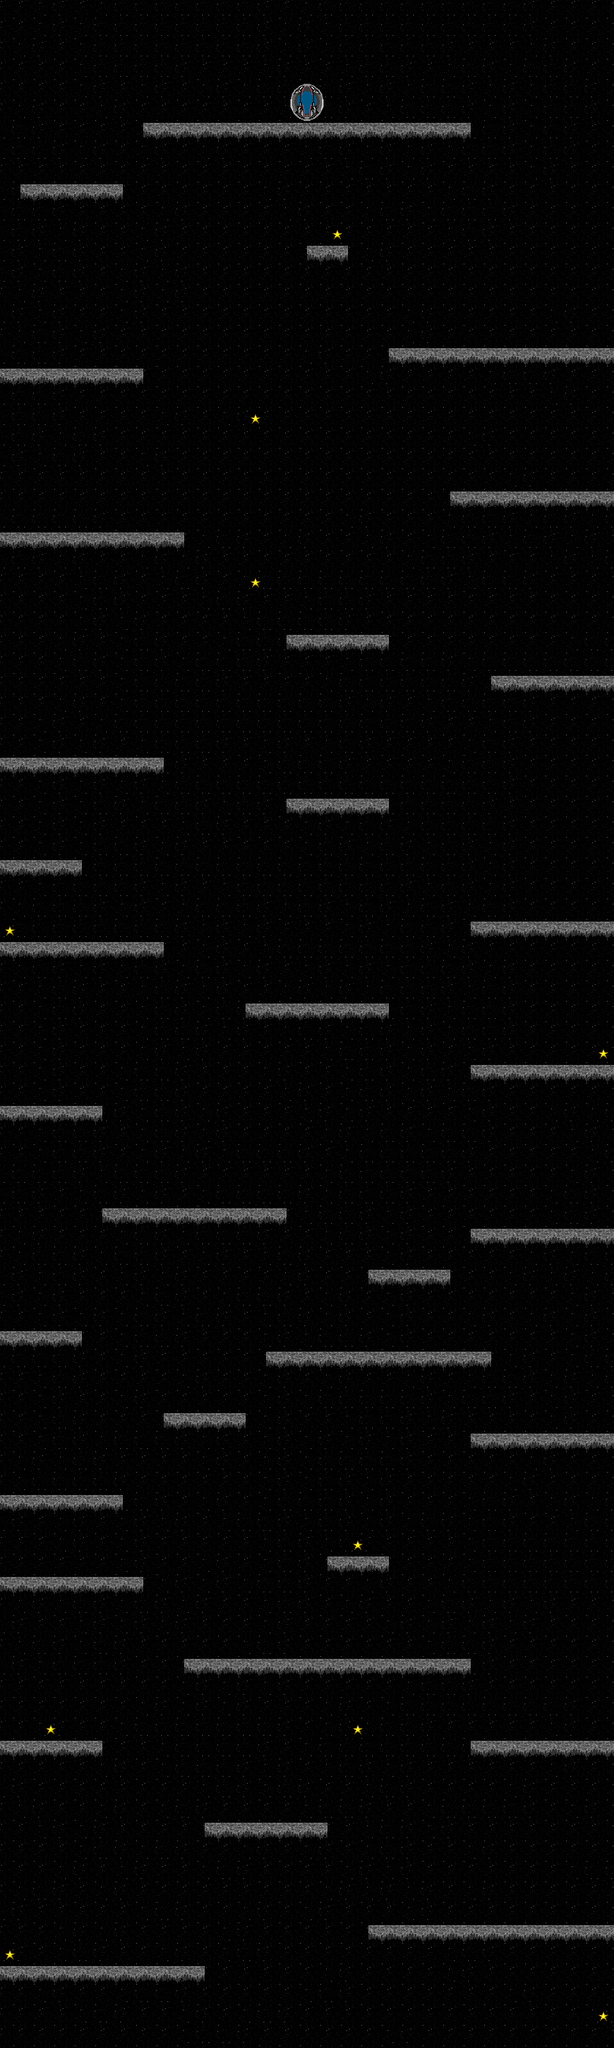

Rendered tile map (Tiled .tmx) drawn with the repository's tilesets; below, a short description and the map source with its tile grids summarised:
An orthogonal 30x100 tile map with 32x32 px tiles, 2 tile layers (background, graphics) and 70 objects.

<map version="1.2" tiledversion="1.3.1" orientation="orthogonal" renderorder="right-down" compressionlevel="0" width="30" height="100" tilewidth="32" tileheight="32" infinite="0" nextlayerid="8" nextobjectid="115">
 <tileset firstgid="1" source="space tileset.tsx" />
 <layer id="1" name="background" width="30" height="100">
  <data>[3000 cells, 3000 non-empty, 2 distinct tile ids]</data>
 </layer>
 <objectgroup id="3" name="floor">
  <object id="1" x="0" y="3168" width="960" height="32" />
  <object id="2" x="0" y="3072" width="352" height="32" />
  <object id="3" x="544" y="3008" width="416" height="32" />
  <object id="4" x="288" y="2848" width="256" height="32" />
  <object id="5" x="0" y="2720" width="192" height="32" />
  <object id="6" x="704" y="2720" width="256" height="32" />
  <object id="7" x="256" y="2592" width="512" height="32" />
  <object id="8" x="0" y="2464" width="256" height="32" />
  <object id="9" x="480" y="2432" width="160" height="32" />
  <object id="10" x="0" y="2336" width="224" height="32" />
  <object id="11" x="224" y="2208" width="192" height="32" />
  <object id="12" x="704" y="2240" width="256" height="32" />
  <object id="13" x="384" y="2112" width="416" height="32" />
  <object id="14" x="544" y="1984" width="192" height="32" />
  <object id="15" x="0" y="2080" width="160" height="32" />
  <object id="16" x="704" y="1920" width="256" height="32" />
  <object id="17" x="128" y="1888" width="352" height="32" />
  <object id="18" x="704" y="1664" width="256" height="32" />
  <object id="19" x="352" y="1568" width="288" height="32" />
  <object id="20" x="0" y="1728" width="192" height="32" />
  <object id="21" x="0" y="1472" width="288" height="32" />
  <object id="22" x="0" y="1344" width="160" height="32" />
  <object id="23" x="416" y="1248" width="224" height="32" />
  <object id="24" x="704" y="1440" width="256" height="32" />
  <object id="25" x="0" y="1184" width="288" height="32" />
  <object id="26" x="416" y="992" width="224" height="32" />
  <object id="27" x="736" y="1056" width="224" height="32" />
  <object id="28" x="672" y="768" width="288" height="32" />
  <object id="29" x="576" y="544" width="384" height="32" />
  <object id="30" x="0" y="832" width="320" height="32" />
  <object id="31" x="0" y="576" width="256" height="32" />
  <object id="32" x="384" y="672" width="64" height="32" />
  <object id="33" x="448" y="384" width="128" height="32" />
  <object id="34" x="0" y="288" width="224" height="32" />
  <object id="35" x="192" y="192" width="576" height="32" />
  <object id="49" x="-5" y="-8" width="5" height="3178.25" />
  <object id="50" x="960" y="-2" width="5.33333" height="3173.45" />
  <object id="51" x="4" y="-12" width="960" height="10" />
 </objectgroup>
 <objectgroup id="5" name="star">
  <object id="74" x="943.333" y="3150">
   <point />
  </object>
  <object id="75" x="526.667" y="367.333">
   <point />
  </object>
  <object id="76" x="398.667" y="655.333">
   <point />
  </object>
  <object id="77" x="399.455" y="910.182">
   <point />
  </object>
  <object id="78" x="15" y="1455.5">
   <point />
  </object>
  <object id="79" x="943.273" y="1647.27">
   <point />
  </object>
  <object id="80" x="559.667" y="2414">
   <point />
  </object>
  <object id="81" x="559.091" y="2702.91">
   <point />
  </object>
  <object id="82" x="79.375" y="2703">
   <point />
  </object>
  <object id="85" x="15.5455" y="3054.91">
   <point />
  </object>
 </objectgroup>
 <objectgroup id="6" name="door">
  <object id="93" x="480.125" y="172.125">
   <point />
  </object>
 </objectgroup>
 <layer id="4" name="graphics" width="30" height="100">
  <data>[3000 cells, 370 non-empty, 11 distinct tile ids]</data>
 </layer>
 <objectgroup id="7" name="object_bit" visible="0">
  <object id="94" x="256.75" y="2575.25">
   <point />
  </object>
  <object id="95" x="767.25" y="2574">
   <point />
  </object>
  <object id="96" x="703.75" y="2702.25">
   <point />
  </object>
  <object id="97" x="191.545" y="2710.82">
   <point />
  </object>
  <object id="98" x="256" y="2451.88">
   <point />
  </object>
  <object id="99" x="222.75" y="2321">
   <point />
  </object>
  <object id="100" x="704" y="2228.91">
   <point />
  </object>
  <object id="101" x="480.25" y="2419.5">
   <point />
  </object>
  <object id="102" x="639.5" y="2419">
   <point />
  </object>
  <object id="103" x="287.636" y="2830.18">
   <point />
  </object>
  <object id="104" x="543.25" y="2833.38">
   <point />
  </object>
  <object id="105" x="544.333" y="2990">
   <point />
  </object>
  <object id="106" x="351.636" y="3051.27">
   <point />
  </object>
  <object id="107" x="705.333" y="1648">
   <point />
  </object>
  <object id="108" x="736" y="1041.5">
   <point />
  </object>
  <object id="109" x="672.25" y="753.5">
   <point />
  </object>
  <object id="110" x="577.333" y="530.667">
   <point />
  </object>
  <object id="111" x="287.25" y="1167.75">
   <point />
  </object>
  <object id="112" x="189" y="1707.5">
   <point />
  </object>
  <object id="113" x="129.636" y="1868.36">
   <point />
  </object>
  <object id="114" x="479.091" y="1871.27">
   <point />
  </object>
 </objectgroup>
</map>